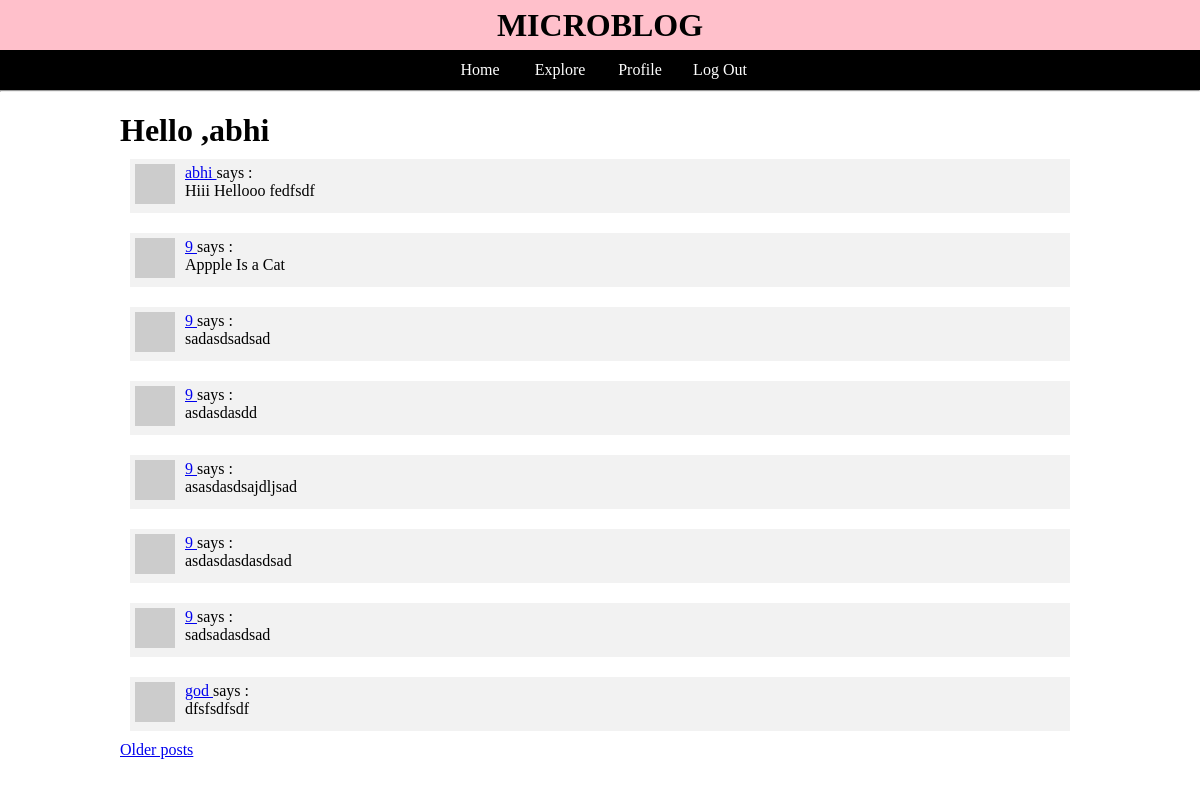
Before: /explore (signed in) with the older database file.
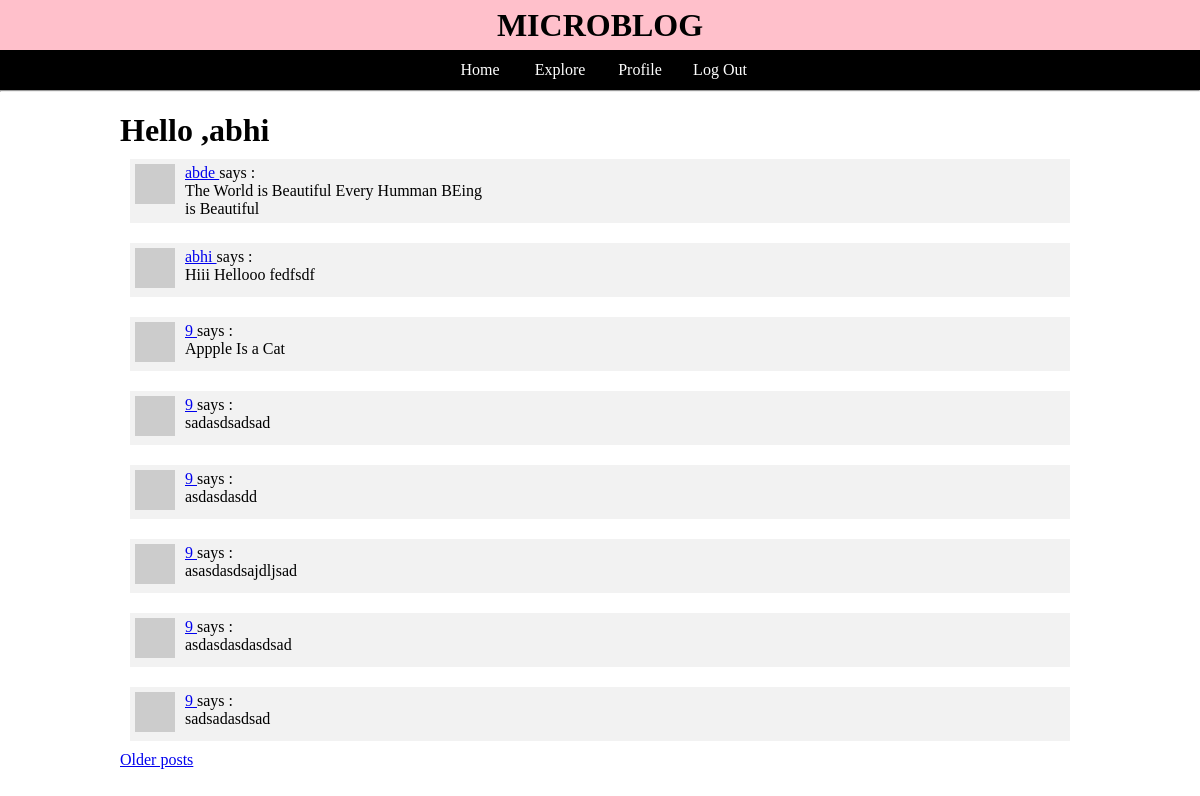
After: the same page with the newer database file.
### app/models.py (models this page shows, shortened)
class User(UserMixin, db.Model):
    id = db.Column(db.Integer(), primary_key=True)
    username = db.Column(db.String(64), index=True, unique=True)
    email = db.Column(db.String(120), index=True, unique=True)
    password_hash = db.Column(db.String(120))
    about_me = db.Column(db.String(140))
    last_seen = db.Column(db.DateTime, default=datetime.utcnow)
    posts = db.relationship('Post', backref='author', lazy='dynamic')
    followed = db.relationship('User', secondary=followers, primaryjoin=(followers.c.follower_id == id), secondaryjoin=(
        followers.c.followed_id == id), backref=db.backref('followers', lazy='dynamic'), lazy='dynamic')
    def avatar(self, size):
        digest = md5(self.email.lower().encode('utf-8')).hexdigest()
        return 'https://www.gravatar.com/avatar/{}?d=identicon&s={}'.format(digest, size)
    def __repr__(self):
        return 'User {}'.format(self.username)

class Post(db.Model):
    id = db.Column(db.Integer(), primary_key=True)
    body = db.Column(db.String(140))
    timestamp = db.Column(db.DateTime(), index=True, default=datetime.utcnow)
    user_id = db.Column(db.Integer(), db.ForeignKey('user.id'))

### app/routes.py (the view)
@app.route('/explore')
@login_required
def explore():
    page = request.args.get('page', 1, type=int)
    posts = Post.query.order_by(Post.timestamp.desc()).paginate(
        page, app.config['POSTS_PER_PAGE'], False)
    if posts.has_next:
        next_url = url_for('index', page=posts.next_num)
    else:
        next_url = None
    if posts.has_prev:
        prev_url = url_for('index', page=posts.prev_num)
    else:
        prev_url = None
    return render_template('index.html', title="Explore", posts=posts.items, prev_url=prev_url, next_url=next_url)

### app/models.py (called while the page is built)
@login.user_loader
def load_user(id):
    print(id)
    print('Hello World')
    print(User.query.get(int(id)))
    return User.query.get(int(id))

### app/routes.py (called while the page is built)
@app.before_request
def before_request():
    if current_user.is_authenticated:
        current_user.last_seen = datetime.utcnow()
        db.session.commit()

### app/templates/index.html (shortened to what this page needs)
{% extends "base.html" %} {% block content %}
<h1>Hello ,{{ current_user.username }}</h1>
 {% for post in posts %} {% include '_post.html' %} {% endfor %}
 {% if next_url %}
<a href="{{ next_url }}">Older posts</a>
{% endif %}{% endblock %}

### app/templates/base.html (shortened to what this page needs)
<!DOCTYPE html>
<html lang="en">
  <head>
    <link rel="stylesheet" href="{{ url_for('static',filename='main.css') }}" />
  </head>
  <body>
    <div class="title">
      <h1>Microblog</h1>
    </div>
    <div class="navbar">
      <ul>
        <li><a href=" {{ url_for('index') }}">Home</a></li>
        <li><a href="{{ url_for('explore') }}">Explore</a></li>
        {% if current_user.is_anonymous %}
        <li><a href="{{ url_for('login') }}">Log In</a></li>
        {% else %}
        <li>
          <a href="{{ url_for('user',username=current_user.username)}}"
            >Profile</a
          >
        </li>
        <li><a href="{{ url_for('logout') }}">Log Out</a></li>
        {% endif %}
      </ul>
    </div>
    <hr />
    <div style=" width:80vw;margin: 20px auto; display:flex; justify-content: center; flex-direction: column;">
      {% block content %}{% endblock %}
    </div>
  </body>
</html>

### app/templates/_post.html
<div class="post">
  <div class="post_img">
    <img width=40px height=40px src="{{ post.author.avatar(36) }}" />
  </div>
  <div class="content">
    <a href="{{ url_for('user',username=post.author.username)}}">{{ post.author.username }} </a>says :<br />
    <p>{{ post.body }}</p>
  </div>
</div>

### app/static/main.css (style rules this page uses)
* { margin: 0; padding: 0; box-sizing: border-box; }
.title { background-color: pink; color: black; text-transform: uppercase; display: flex; width: 100vw; height: 50px; justify-content: center; align-items: center; }
.navbar ul li { display: inline-block; width: 80px; margin: 0; height: 100%; display: flex; align-items: center; justify-content: center; }
.navbar ul { background-color: black; color: white; display: flex; justify-content: center; align-items: center; height: 40px; padding: 0; }
.navbar ul li a { text-decoration: none; color: white; }
.post { background-color: #f2f2f2; display: flex; justify-content: flex-start; margin: 10px; padding: 5px; flex-wrap: wrap; }
.post .content { width: 300px; margin-left: 10px; }

Changed rows visible on the page:
no longer on this page (row unchanged): Post: author.username "god", body "dfsfsdfsdf"
added Post: author.username "abde", body "The World is Beautiful Every Humman BEing is Beautiful"
